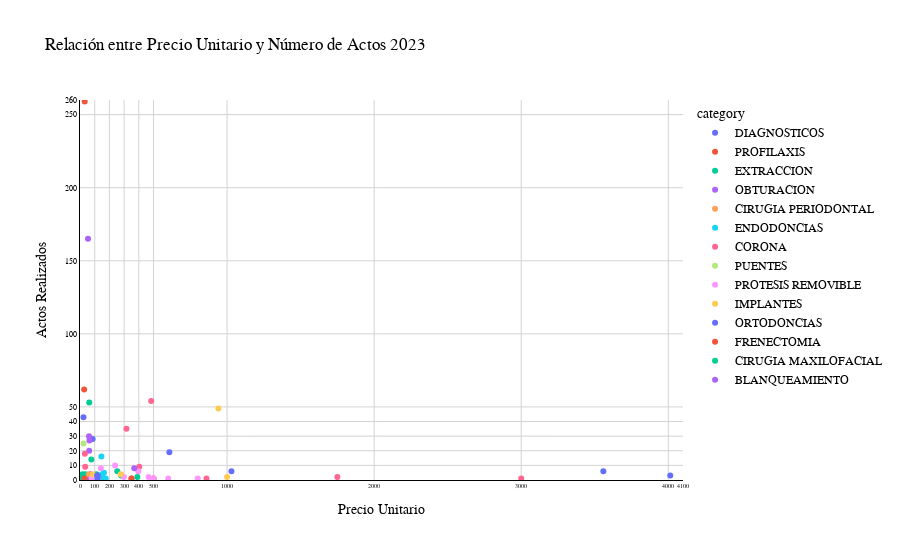

The notebook cell saved with this chart:
### Code cell
fig = px.scatter(tabla_23_completa,
                 x="precio_uni", 
                 y="actos",      
                 color="category",
                 title="Relación entre Precio Unitario y Número de Actos 2023", 
                 labels={"precio_uni": "Precio Unitario", "actos": "Actos Realizados"}, 
                 hover_name="info", 
                 hover_data=['category', 'tarifa', 'total', 'visits']) 

tickvals_x = [0, 100, 200, 300, 400, 500, 1000, 2000, 3000, 4000, 4100]
ticktext_x = [str(val) for val in tickvals_x] 

tickvals_y = [0, 10, 20, 30, 40, 50, 100, 150, 200, 250, 260]
ticktext_y = [str(val) for val in tickvals_y] 


fig.update_layout(
    font_family="Oswald", 
    font_color="black",  
    title_font_color="black", 
    plot_bgcolor='white', 
    paper_bgcolor='white'
)

fig.update_xaxes(
    showgrid=True,
    gridcolor='lightgray', 
    linecolor='black',     
    zerolinecolor='black', 
    tickfont_color='black',
    title_font_color='black', 
    tickvals=tickvals_x,
    ticktext=ticktext_x, 
    range=[0, 4100], 
    tickfont=dict(size=6) 
    #type='log'
)

fig.update_yaxes(
    showgrid=True,
    gridcolor='lightgray', 
    linecolor='black',
    zerolinecolor='black', 
    tickfont_color='black', 
    title_font_color='black', 
    tickvals=tickvals_y, 
    ticktext=ticktext_y, 
    range=[0, 260],
    tickfont=dict(size=8)
    #type='log'
)

fig.show()

### Figure 1 — Plotly figure (JSON) as saved in the notebook; plotly's stock layout.template omitted (floating-point values rounded to 4 significant figures)
{"data": [{"customdata": [["DIAGNOSTICOS", "  DKV", 13, 1], ["DIAGNOSTICOS", "PRIVADA", 1013, 43], ["DIAGNOSTICOS", "PRIVADA", 2400, 28]], "hovertemplate": "<b>%{hovertext}</b><br><br>category=%{customdata[0]}<br>Precio Unitario=%{x}<br>Actos Realizados=%{y}<br>tarifa=%{customdata[1]}<br>total=%{customdata[2]}<br>visits=%{customdata[3]}<extra></extra>", "hovertext": ["ORTOPANTOMOGRAFIA", "ORTOPANTOMOGRAFIA", "TAC"], "legendgroup": "DIAGNOSTICOS", "marker": {"color": "#636efa", "symbol": "circle"}, "mode": "markers", "name": "DIAGNOSTICOS", "orientation": "v", "showlegend": true, "type": "scatter", "x": [13.0, 23.56, 85.71], "xaxis": "x", "y": [1, 43, 28], "yaxis": "y"}, {"customdata": [["PROFILAXIS", "  DKV", 12, 1], ["PROFILAXIS", "PRIVADA", 8269, 259], ["PROFILAXIS", "PRIVADA", 1755, 62], ["PROFILAXIS", "DKV", 350, 1], ["PROFILAXIS", "PRIVADA", 350, 1]], "hovertemplate": "<b>%{hovertext}</b><br><br>category=%{customdata[0]}<br>Precio Unitario=%{x}<br>Actos Realizados=%{y}<br>tarifa=%{customdata[1]}<br>total=%{customdata[2]}<br>visits=%{customdata[3]}<extra></extra>", "hovertext": ["Copia de LIMPIEZA", "Copia de LIMPIEZA", "LI1", "LI2", "LI2"], "legendgroup": "PROFILAXIS", "marker": {"color": "#EF553B", "symbol": "circle"}, "mode": "markers", "name": "PROFILAXIS", "orientation": "v", "showlegend": true, "type": "scatter", "x": [12.0, 31.93, 28.31, 350.0, 350.0], "xaxis": "x", "y": [1, 259, 62, 1, 1], "yaxis": "y"}, {"customdata": [["EXTRACCION", "PRIVADA", 70, 4], ["EXTRACCION", "  DKV", 13, 1], ["EXTRACCION", "PRIVADA", 3329, 42], ["EXTRACCION", "PRIVADA", 840, 3], ["EXTRACCION", "PRIVADA", 1080, 12], ["EXTRACCION", "PRIVADA", 300, 3], ["EXTRACCION", "PRIVADA", 450, 2], ["EXTRACCION", "PRIVADA", 1520, 4], ["EXTRACCION", "PRIVADA", 150, 2]], "hovertemplate": "<b>%{hovertext}</b><br><br>category=%{customdata[0]}<br>Precio Unitario=%{x}<br>Actos Realizados=%{y}<br>tarifa=%{customdata[1]}<br>total=%{customdata[2]}<br>visits=%{customdata[3]}<extra></extra>", "hovertext": ["EXTR. TEMPORAL", "Copia de EXTRACCION SIMPLE", "Copia de EXTRACCION SIMPLE", "EXTRACCION SIMPLE", "EXTRACCION RESTO RADICULAR", "EXTRACCION COMPLEJA", "EXTRACCION QUIRURGICA", "EXTRACCION QUIRURGICA TERCER MOLAR INCLUIDO", "EXTRACCION DE IMPLANTE"], "legendgroup": "EXTRACCION", "marker": {"color": "#00cc96", "symbol": "circle"}, "mode": "markers", "name": "EXTRACCION", "orientation": "v", "showlegend": true, "type": "scatter", "x": [17.5, 13.0, 62.81, 280.0, 77.14, 100.0, 112.5, 253.3, 37.5], "xaxis": "x", "y": [4, 1, 53, 3, 14, 3, 4, 6, 4], "yaxis": "y"}, {"customdata": [["OBTURACION", "PRIVADA", 8992, 129], ["OBTURACION", "PRIVADA", 1845, 23], ["OBTURACION", "PRIVADA", 1250, 17], ["OBTURACION", "PRIVADA", 1733, 27], ["OBTURACION", "ASISA", 60, 1], ["OBTURACION", "DKV", 290, 4]], "hovertemplate": "<b>%{hovertext}</b><br><br>category=%{customdata[0]}<br>Precio Unitario=%{x}<br>Actos Realizados=%{y}<br>tarifa=%{customdata[1]}<br>total=%{customdata[2]}<br>visits=%{customdata[3]}<extra></extra>", "hovertext": ["OBTURACION", "OBTURACION SIMPLE", "RECONSTRUCCION", "RECONSTRUCCION COMPOSITE", "RECONSTRUCCION COMPOSITE", "RECONSTRUCCION COMPOSITE"], "legendgroup": "OBTURACION", "marker": {"color": "#ab63fa", "symbol": "circle"}, "mode": "markers", "name": "OBTURACION", "orientation": "v", "showlegend": true, "type": "scatter", "x": [54.5, 61.5, 62.5, 64.19, 60.0, 72.5], "xaxis": "x", "y": [165, 30, 20, 27, 1, 4], "yaxis": "y"}, {"customdata": [["CIRUGIA PERIODONTAL", "PRIVADA", 240, 2]], "hovertemplate": "<b>%{hovertext}</b><br><br>category=%{customdata[0]}<br>Precio Unitario=%{x}<br>Actos Realizados=%{y}<br>tarifa=%{customdata[1]}<br>total=%{customdata[2]}<br>visits=%{customdata[3]}<extra></extra>", "hovertext": ["CURETAJE GINGIVAL POR CUADRANT"], "legendgroup": "CIRUGIA PERIODONTAL", "marker": {"color": "#FFA15A", "symbol": "circle"}, "mode": "markers", "name": "CIRUGIA PERIODONTAL", "orientation": "v", "showlegend": true, "type": "scatter", "x": [60.0], "xaxis": "x", "y": [4], "yaxis": "y"}, {"customdata": [["ENDODONCIAS", "PRIVADA", 2330, 16], ["ENDODONCIAS", "PRIVADA", 300, 1], ["ENDODONCIAS", "PRIVADA", 600, 4], ["ENDODONCIAS", "PRIVADA", 813, 5], ["ENDODONCIAS", "PRIVADA", 110, 1], ["ENDODONCIAS", "ASISA", 175, 1]], "hovertemplate": "<b>%{hovertext}</b><br><br>category=%{customdata[0]}<br>Precio Unitario=%{x}<br>Actos Realizados=%{y}<br>tarifa=%{customdata[1]}<br>total=%{customdata[2]}<br>visits=%{customdata[3]}<extra></extra>", "hovertext": ["Copia de ENDODONCIA ANTERIOR", "ENDODONCIA DE 1 CANAL", "ENDODONCIA DE 2 CANALES", "ENDODONCIA DE 3 CANALES", "ENDODONCIA DE 3 MOLAR", "ENDODONCIA DE 4 0 MAS CANALES"], "legendgroup": "ENDODONCIAS", "marker": {"color": "#19d3f3", "symbol": "circle"}, "mode": "markers", "name": "ENDODONCIAS", "orientation": "v", "showlegend": true, "type": "scatter", "x": [145.6, 150.0, 150.0, 162.6, 110.0, 175.0], "xaxis": "x", "y": [16, 2, 4, 5, 1, 1], "yaxis": "y"}, {"customdata": [["CORONA", "PRIVADA", 11056, 26], ["CORONA", "PRIVADA", 594, 13], ["CORONA", "PRIVADA", 26131, 29], ["CORONA", "PRIVADA", 3625, 5], ["CORONA", "PRIVADA", 320, 5], ["CORONA", "PRIVADA", 3500, 2], ["CORONA", "PRIVADA", 3000, 1], ["CORONA", "ASISA", 500, 1], ["CORONA", "DKV", 500, 1], ["CORONA", "DKV", 860, 1]], "hovertemplate": "<b>%{hovertext}</b><br><br>category=%{customdata[0]}<br>Precio Unitario=%{x}<br>Actos Realizados=%{y}<br>tarifa=%{customdata[1]}<br>total=%{customdata[2]}<br>visits=%{customdata[3]}<extra></extra>", "hovertext": ["CORONA METAL CERAMICA", "CORONA RESINA(LABORATORIO)", "CORONA IMPLANTE", "CORONA IMPLANTE ZIRCONIO", "RECEMENTADO DE CORONA", "PROTESIS COMPLETA CERAMICA", "PROTESIS HIBRIDA RESINA", "CORONA IMPLANTE", "CORONA IMPLANTE", "CORONA TOTAL METAL NOBLE"], "legendgroup": "CORONA", "marker": {"color": "#FF6692", "symbol": "circle"}, "mode": "markers", "name": "CORONA", "orientation": "v", "showlegend": true, "type": "scatter", "x": [315.9, 33.0, 483.9, 402.8, 35.56, 1750.0, 3000.0, 500.0, 500.0, 860.0], "xaxis": "x", "y": [35, 18, 54, 9, 9, 2, 1, 1, 1, 1], "yaxis": "y"}, {"customdata": [["PUENTES", "PRIVADA", 610, 11]], "hovertemplate": "<b>%{hovertext}</b><br><br>category=%{customdata[0]}<br>Precio Unitario=%{x}<br>Actos Realizados=%{y}<br>tarifa=%{customdata[1]}<br>total=%{customdata[2]}<br>visits=%{customdata[3]}<extra></extra>", "hovertext": ["RECEMENTADO DE PUENTE"], "legendgroup": "PUENTES", "marker": {"color": "#B6E880", "symbol": "circle"}, "mode": "markers", "name": "PUENTES", "orientation": "v", "showlegend": true, "type": "scatter", "x": [24.4], "xaxis": "x", "y": [25], "yaxis": "y"}, {"customdata": [["PROTESIS REMOVIBLE", "PRIVADA", 932, 2], ["PROTESIS REMOVIBLE", "PRIVADA", 2385, 10], ["PROTESIS REMOVIBLE", "PRIVADA", 500, 1], ["PROTESIS REMOVIBLE", "PRIVADA", 120, 1], ["PROTESIS REMOVIBLE", "PRIVADA", 800, 1], ["PROTESIS REMOVIBLE", "PRIVADA", 80, 1], ["PROTESIS REMOVIBLE", "PRIVADA", 600, 1], ["PROTESIS REMOVIBLE", "PRIVADA", 2380, 6], ["PROTESIS REMOVIBLE", "PRIVADA", 598, 2], ["PROTESIS REMOVIBLE", "PRIVADA", 1135, 8]], "hovertemplate": "<b>%{hovertext}</b><br><br>category=%{customdata[0]}<br>Precio Unitario=%{x}<br>Actos Realizados=%{y}<br>tarifa=%{customdata[1]}<br>total=%{customdata[2]}<br>visits=%{customdata[3]}<extra></extra>", "hovertext": ["PROTESIS MAXILOFACIAL", "FERULA DESCARGA", "DENT. COMPLETA INFERIOR", "AJUST. DENT. COMPLETA SUPERIOR", "DENT. COMPLETA SUPERIOR", "REPARACION BASE DENT. COMPLETA", "Copia de PARCIAL INFERIOR", "Copia de PARCIAL SUPERIOR", "PARCIAL SUPERIOR", "COMPOSTURA DIENTE"], "legendgroup": "PROTESIS REMOVIBLE", "marker": {"color": "#FF97FF", "symbol": "circle"}, "mode": "markers", "name": "PROTESIS REMOVIBLE", "orientation": "v", "showlegend": true, "type": "scatter", "x": [466.0, 238.5, 500.0, 120.0, 800.0, 80.0, 600.0, 396.7, 299.0, 141.9], "xaxis": "x", "y": [2, 10, 1, 1, 1, 1, 1, 6, 2, 8], "yaxis": "y"}, {"customdata": [["IMPLANTES", "PRIVADA", 1108, 4], ["IMPLANTES", "PRIVADA", 348, 4], ["IMPLANTES", "PRIVADA", 46120, 35], ["IMPLANTES", "DKV", 2000, 2]], "hovertemplate": "<b>%{hovertext}</b><br><br>category=%{customdata[0]}<br>Precio Unitario=%{x}<br>Actos Realizados=%{y}<br>tarifa=%{customdata[1]}<br>total=%{customdata[2]}<br>visits=%{customdata[3]}<extra></extra>", "hovertext": ["ADITAMENTOS PROTESICOS", "SUPRA O MESOESTRUCTURA", "IMPLANTE", "IMPLANTE"], "legendgroup": "IMPLANTES", "marker": {"color": "#FECB52", "symbol": "circle"}, "mode": "markers", "name": "IMPLANTES", "orientation": "v", "showlegend": true, "type": "scatter", "x": [277.0, 87.0, 941.2, 1000.0], "xaxis": "x", "y": [4, 4, 49, 2], "yaxis": "y"}, {"customdata": [["ORTODONCIAS", "PRIVADA", 6179, 6], ["ORTODONCIAS", "PRIVADA", 11543, 19], ["ORTODONCIAS", "PRIVADA", 12040, 3], ["ORTODONCIAS", "PRIVADA", 21350, 6], ["ORTODONCIAS", "PRIVADA", 120, 1], ["ORTODONCIAS", "PRIVADA", 348, 3], ["ORTODONCIAS", "PRIVADA", 360, 3]], "hovertemplate": "<b>%{hovertext}</b><br><br>category=%{customdata[0]}<br>Precio Unitario=%{x}<br>Actos Realizados=%{y}<br>tarifa=%{customdata[1]}<br>total=%{customdata[2]}<br>visits=%{customdata[3]}<extra></extra>", "hovertext": ["1 visitas ortodoncia", "BRACKETS METALICOS", "BRACKETS ESTETICOS", "INVISALIGN", "RELAIN. DENT. PARCIAL SUPERIOR", "RETENEDOR LINGUAL SUP", "RETENEDOR LINGUAL INF"], "legendgroup": "ORTODONCIAS", "marker": {"color": "#636efa", "symbol": "circle"}, "mode": "markers", "name": "ORTODONCIAS", "orientation": "v", "showlegend": true, "type": "scatter", "x": [1030.0, 607.5, 4013.0, 3558.0, 120.0, 116.0, 120.0], "xaxis": "x", "y": [6, 19, 3, 6, 1, 3, 3], "yaxis": "y"}, {"customdata": [["FRENECTOMIA", "PRIVADA", 30, 1]], "hovertemplate": "<b>%{hovertext}</b><br><br>category=%{customdata[0]}<br>Precio Unitario=%{x}<br>Actos Realizados=%{y}<br>tarifa=%{customdata[1]}<br>total=%{customdata[2]}<br>visits=%{customdata[3]}<extra></extra>", "hovertext": ["FRENECTOMIA INFANTIL"], "legendgroup": "FRENECTOMIA", "marker": {"color": "#EF553B", "symbol": "circle"}, "mode": "markers", "name": "FRENECTOMIA", "orientation": "v", "showlegend": true, "type": "scatter", "x": [30.0], "xaxis": "x", "y": [1], "yaxis": "y"}, {"customdata": [["CIRUGIA MAXILOFACIAL", "PRIVADA", 780, 2]], "hovertemplate": "<b>%{hovertext}</b><br><br>category=%{customdata[0]}<br>Precio Unitario=%{x}<br>Actos Realizados=%{y}<br>tarifa=%{customdata[1]}<br>total=%{customdata[2]}<br>visits=%{customdata[3]}<extra></extra>", "hovertext": ["INJERTO OSEO"], "legendgroup": "CIRUGIA MAXILOFACIAL", "marker": {"color": "#00cc96", "symbol": "circle"}, "mode": "markers", "name": "CIRUGIA MAXILOFACIAL", "orientation": "v", "showlegend": true, "type": "scatter", "x": [390.0], "xaxis": "x", "y": [2], "yaxis": "y"}, {"customdata": [["BLANQUEAMIENTO", "PRIVADA", 2950, 8]], "hovertemplate": "<b>%{hovertext}</b><br><br>category=%{customdata[0]}<br>Precio Unitario=%{x}<br>Actos Realizados=%{y}<br>tarifa=%{customdata[1]}<br>total=%{customdata[2]}<br>visits=%{customdata[3]}<extra></extra>", "hovertext": ["BLANQUEAMIENTO PHILIPS ZOOM"], "legendgroup": "BLANQUEAMIENTO", "marker": {"color": "#ab63fa", "symbol": "circle"}, "mode": "markers", "name": "BLANQUEAMIENTO", "orientation": "v", "showlegend": true, "type": "scatter", "x": [368.8], "xaxis": "x", "y": [8], "yaxis": "y"}], "layout": {"font": {"color": "black", "family": "Oswald"}, "legend": {"title": {"text": "category"}, "tracegroupgap": 0}, "paper_bgcolor": "white", "plot_bgcolor": "white", "title": {"font": {"color": "black"}, "text": "Relación entre Precio Unitario y Número de Actos 2023"}, "xaxis": {"anchor": "y", "domain": [0, 1], "gridcolor": "lightgray", "linecolor": "black", "range": [0, 4100], "showgrid": true, "tickfont": {"color": "black", "size": 6}, "ticktext": ["0", "100", "200", "300", "400", "500", "1000", "2000", "3000", "4000", "4100"], "tickvals": [0, 100, 200, 300, 400, 500, 1000, 2000, 3000, 4000, 4100], "title": {"font": {"color": "black"}, "text": "Precio Unitario"}, "zerolinecolor": "black"}, "yaxis": {"anchor": "x", "domain": [0, 1], "gridcolor": "lightgray", "linecolor": "black", "range": [0, 260], "showgrid": true, "tickfont": {"color": "black", "size": 8}, "ticktext": ["0", "10", "20", "30", "40", "50", "100", "150", "200", "250", "260"], "tickvals": [0, 10, 20, 30, 40, 50, 100, 150, 200, 250, 260], "title": {"font": {"color": "black"}, "text": "Actos Realizados"}, "zerolinecolor": "black"}}}
